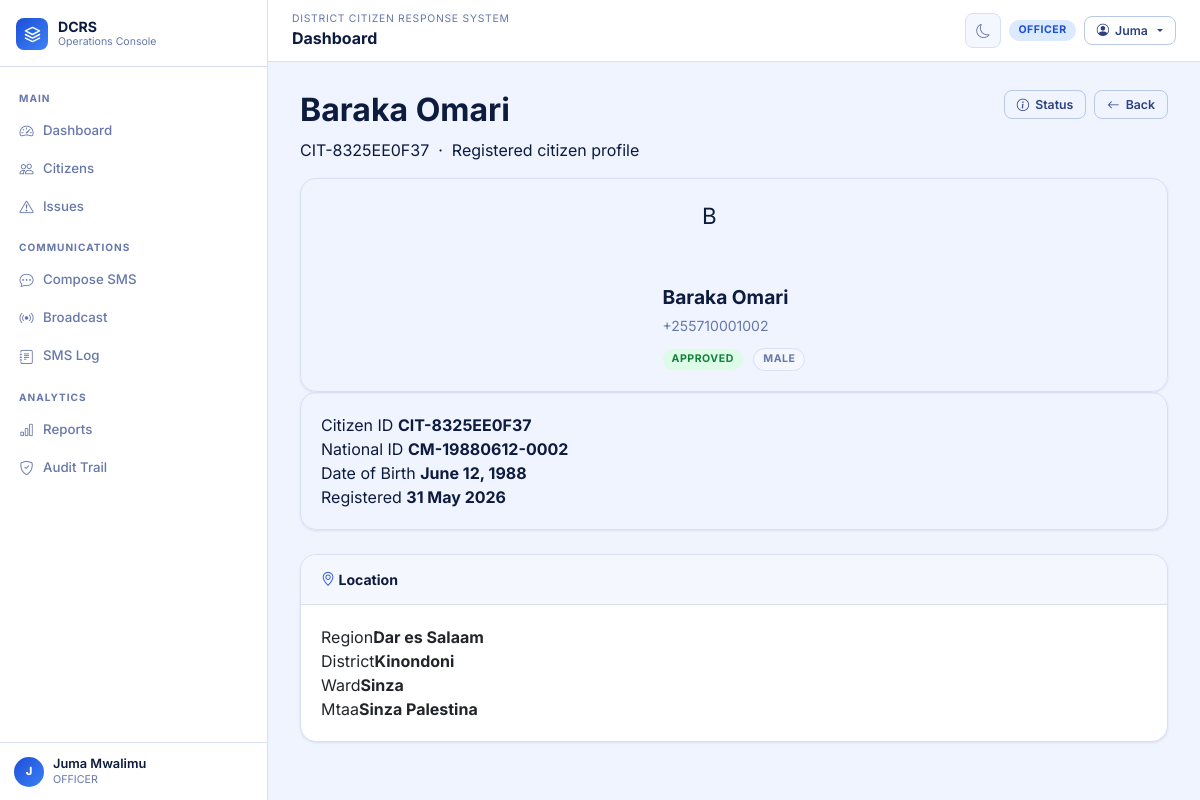
Page /2/ (signed in) on the committed database.
### apps/accounts/models.py (models this page shows, shortened)
class User(AbstractUser):
    class Role(models.TextChoices):
        ADMIN = "ADMIN", "Admin"
        OFFICER = "OFFICER", "Officer"
        CITIZEN = "CITIZEN", "Citizen"
    role = models.CharField(max_length=20, choices=Role.choices, default=Role.OFFICER)
    phone_number = models.CharField(max_length=20, blank=True, unique=True, null=True)
    national_id = models.CharField(max_length=32, blank=True, unique=True)
    ward = models.ForeignKey(
        "localities.Ward",
        on_delete=models.SET_NULL,
        null=True,
        blank=True,
        related_name="users",
    )
    is_phone_verified = models.BooleanField(default=False)
    failed_login_attempts = models.PositiveSmallIntegerField(default=0)
    locked_until = models.DateTimeField(blank=True, null=True)
    class Meta:
        ordering = ["username"]

### apps/citizens/models.py (models this page shows, shortened)
class Citizen(models.Model):
    class Gender(models.TextChoices):
        FEMALE = "FEMALE", "Female"
        MALE = "MALE", "Male"
        OTHER = "OTHER", "Other"
    class Status(models.TextChoices):
        PENDING = "PENDING", "Pending"
        APPROVED = "APPROVED", "Approved"
        REJECTED = "REJECTED", "Rejected"
        SUSPENDED = "SUSPENDED", "Suspended"
    citizen_id = models.CharField(max_length=24, unique=True, editable=False)
    user = models.OneToOneField(
        settings.AUTH_USER_MODEL,
        on_delete=models.SET_NULL,
        blank=True,
        null=True,
        related_name="citizen_profile",
    )
    full_name = models.CharField(max_length=160)
    national_id = models.CharField(max_length=32, unique=True)
    phone_number = models.CharField(max_length=20, unique=True)
    gender = models.CharField(max_length=16, choices=Gender.choices)
    date_of_birth = models.DateField(blank=True, null=True)
    region = models.ForeignKey("localities.Region", on_delete=models.PROTECT, related_name="citizens")
    district = models.ForeignKey("localities.District", on_delete=models.PROTECT, related_name="citizens")
    ward = models.ForeignKey("localities.Ward", on_delete=models.PROTECT, related_name="citizens")
    mtaa = models.ForeignKey(
        "localities.Mtaa", on_delete=models.PROTECT, related_name="citizens", blank=True, null=True
    )
    profile_photo = models.ImageField(upload_to="citizens/photos/", blank=True, null=True)
    registration_notes = models.TextField(blank=True)
    status = models.CharField(max_length=20, choices=Status.choices, default=Status.PENDING)
    created_at = models.DateTimeField(auto_now_add=True)
    updated_at = models.DateTimeField(auto_now=True)
    class Meta:
        ordering = ["-created_at"]

### apps/localities/models.py (models this page shows, shortened)
class Region(models.Model):
    name = models.CharField(max_length=120, unique=True)
    class Meta:
        ordering = ["name"]

class District(models.Model):
    region = models.ForeignKey(Region, on_delete=models.CASCADE, related_name="districts")
    name = models.CharField(max_length=120)
    class Meta:
        ordering = ["name"]
        unique_together = [("region", "name")]

class Ward(models.Model):
    district = models.ForeignKey(District, on_delete=models.CASCADE, related_name="wards")
    name = models.CharField(max_length=120)
    class Meta:
        ordering = ["name"]
        unique_together = [("district", "name")]

class Mtaa(models.Model):
    ward = models.ForeignKey(Ward, on_delete=models.CASCADE, related_name="mitaa")
    name = models.CharField(max_length=120)
    class Meta:
        ordering = ["name"]
        unique_together = [("ward", "name")]

### apps/citizens/views.py (the view)
# urls.py: path("<int:pk>/", CitizenDetailView.as_view(), name="detail"),
class CitizenDetailView(LoginRequiredMixin, DetailView):
    model = Citizen
    template_name = "citizens/citizen_detail.html"
    context_object_name = "citizen"

### templates/citizens/citizen_detail.html (shortened to what this page needs)
{% extends 'base.html' %}
{% block content %}
<div class="page-header">
  <div style="display:flex;align-items:flex-start;justify-content:space-between;gap:16px">
    <div>
      <h2>{{ citizen.full_name }}</h2>
      <p>{{ citizen.citizen_id }} &nbsp;·&nbsp; Registered citizen profile</p>
    </div>
    <div style="display:flex;gap:8px">
      <a class="btn btn-outline btn-sm" href="{% url 'citizens:status' citizen.pk %}">
        <i class="bi bi-info-circle"></i> Status
      </a>
      <a class="btn btn-outline btn-sm" href="{% url 'citizens:list' %}">
        <i class="bi bi-arrow-left"></i> Back
      </a>
    </div>
  </div>
</div>
<div class="grid-2 mb-4">
  <div class="card card-body" style="display:flex;align-items:center;gap:20px">
    <div class="user-avatar" style="width:64px;height:64px;font-size:1.4rem">
      {{ citizen.full_name|slice:":1"|upper }}
    </div>
    <div>
      <div style="font-size:1.2rem;font-weight:700;color:var(--text)">{{ citizen.full_name }}</div>
      <div style="color:var(--muted);font-size:0.875rem;margin-top:3px">{{ citizen.phone_number }}</div>
      <div style="margin-top:8px">
        <span class="badge status-{{ citizen.status }}">{{ citizen.get_status_display }}</span>
        <span class="badge badge-gray" style="margin-left:6px">{{ citizen.get_gender_display }}</span>
      </div>
    </div>
  </div>
  <div class="card card-body">
    <div class="detail-grid" style="grid-template-columns:1fr 1fr">
      <div class="detail-item">
        <label>Citizen ID</label>
        <strong>{{ citizen.citizen_id }}</strong>
      </div>
      <div class="detail-item">
        <label>National ID</label>
        <strong>{{ citizen.national_id }}</strong>
      </div>
      <div class="detail-item">
        <label>Date of Birth</label>
        <strong>{{ citizen.date_of_birth|default:"—" }}</strong>
      </div>
      <div class="detail-item">
        <label>Registered</label>
        <strong>{{ citizen.created_at|date:"d M Y" }}</strong>
      </div>
    </div>
  </div>
</div>
<div class="card mb-4">
  <div class="card-header">
    <span class="card-title"><i class="bi bi-geo-alt" style="color:var(--accent)"></i> Location</span>
  </div>
  <div class="card-body">
    <div class="detail-grid">
      <div class="detail-item"><label>Region</label><strong>{{ citizen.region.name }}</strong></div>
      <div class="detail-item"><label>District</label><strong>{{ citizen.district.name }}</strong></div>
      <div class="detail-item"><label>Ward</label><strong>{{ citizen.ward.name }}</strong></div>
      <div class="detail-item"><label>Mtaa</label><strong>{{ citizen.mtaa.name|default:"—" }}</strong></div>
    </div>
  </div>
</div>
{% endblock %}

### templates/partials/sidebar.html
<aside class="app-sidebar" id="appSidebar">
  <div class="sidebar-header">
    <a class="sidebar-brand" href="{% url 'reports:dashboard' %}">
      <div class="brand-logo">
        <svg viewBox="0 0 24 24" fill="none">
          <path d="M12 2L2 7l10 5 10-5-10-5zM2 17l10 5 10-5M2 12l10 5 10-5" stroke="white" stroke-width="2" stroke-linecap="round" stroke-linejoin="round"/>
        </svg>
      </div>
      <div><div class="brand-name">DCRS</div><div class="brand-sub">Operations Console</div></div>
    </a>
  </div>
  <nav class="sidebar-nav">
    <span class="sidebar-section-label">Main</span>
    <a href="{% url 'reports:dashboard' %}"        class="sidebar-link"><i class="bi bi-speedometer2"></i> Dashboard</a>
    <a href="{% url 'citizens:list' %}"            class="sidebar-link"><i class="bi bi-people"></i> Citizens</a>
    <a href="{% url 'issues:list' %}"              class="sidebar-link"><i class="bi bi-exclamation-triangle"></i> Issues</a>
    <span class="sidebar-section-label">Communications</span>
    <a href="{% url 'notifications:compose' %}"    class="sidebar-link"><i class="bi bi-chat-dots"></i> Compose SMS</a>
    <a href="{% url 'notifications:broadcast' %}"  class="sidebar-link"><i class="bi bi-broadcast"></i> Broadcast</a>
    <a href="{% url 'notifications:log' %}"        class="sidebar-link"><i class="bi bi-journal-text"></i> SMS Log</a>
    <span class="sidebar-section-label">Analytics</span>
    <a href="{% url 'reports:registration_report' %}" class="sidebar-link"><i class="bi bi-bar-chart"></i> Reports</a>
    <a href="{% url 'reports:audit_log' %}"        class="sidebar-link"><i class="bi bi-shield-check"></i> Audit Trail</a>
  </nav>
  <div class="sidebar-footer">
    <div class="sb-user">
      <div class="sb-avatar">{{ user.get_full_name|default:user.username|slice:":1"|upper }}</div>
      <div>
        <div class="sb-name">{{ user.get_full_name|default:user.username }}</div>
        <div class="sb-role">{{ user.role|default:'Officer' }}</div>
      </div>
    </div>
  </div>
</aside>

### templates/partials/navbar.html (shortened to what this page needs)
<nav class="app-navbar">
  <div style="display:flex;align-items:center;gap:10px;min-width:0;flex:1">
    <div style="min-width:0">
      <div class="nav-bc">District Citizen Response System</div>
      <div class="nav-title">{% block page_title %}Dashboard{% endblock %}</div>
    </div>
  </div>
  <div style="display:flex;align-items:center;gap:8px;flex-shrink:0">
    <button class="btn-theme" data-theme-toggle title="Toggle theme"><i class="bi bi-moon"></i></button>
    <span class="badge badge-blue d-none d-md-inline-flex">{{ user.role|default:'Guest' }}</span>
    <div class="dropdown">
      <button class="btn btn-sm btn-outline dropdown-toggle" data-bs-toggle="dropdown" type="button">
        <i class="bi bi-person-circle"></i>
        <span class="d-none d-sm-inline">{{ user.get_short_name|default:user.username }}</span>
      </button>
    </div>
  </div>
</nav>

### rows in the picture
User: get_full_name "J", get_full_name "Juma Mwalimu", role "OFFICER", get_short_name "Juma"
Citizen: full_name "Baraka Omari", citizen_id "CIT-8325EE0F37", full_name "B", phone_number "+255710001002", status "APPROVED", gender "MALE", national_id "CM-19880612-0002", date_of_birth "June 12, 1988", created_at "31 May 2026", region.name "Dar es Salaam", district.name "Kinondoni", ward.name "Sinza", mtaa.name "Sinza Palestina"
